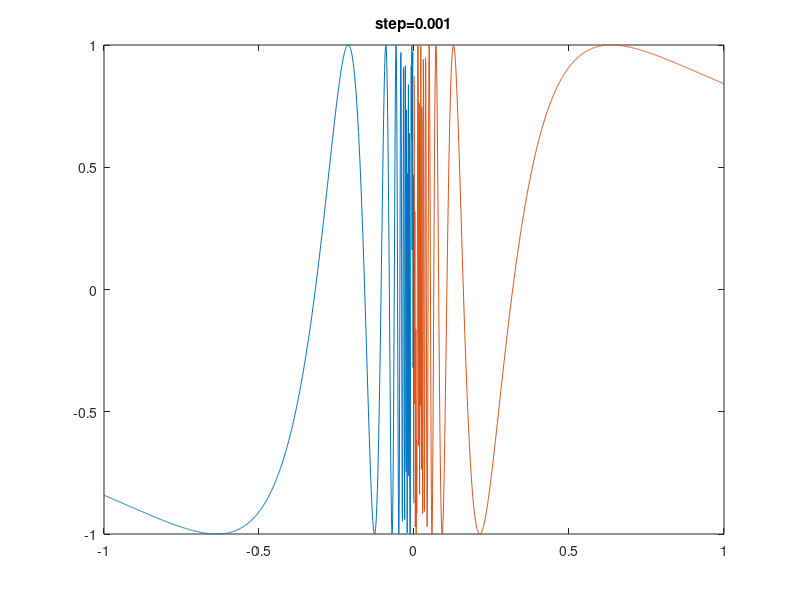

MATLAB code to generate this figure:
step=0.001;
t1=-1:step:-eps;
t2=eps:step:1;
x1=sin(1./t1);
x2=sin(1./t2);
plot(t1,x1)
hold on
plot(t2,x2)
hold off
title(['step=',num2str(step)])